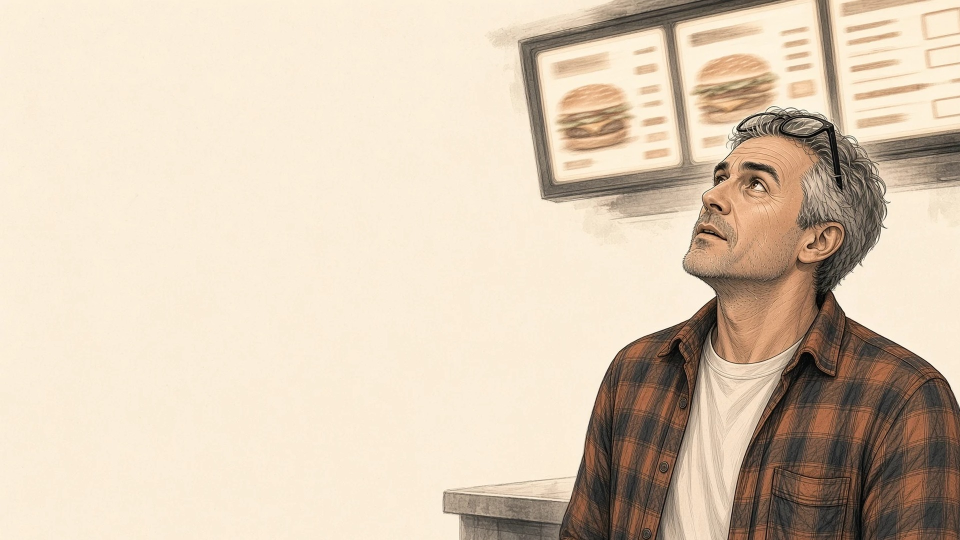
#> input picture fast-food-video/art/counter.jpg, 1920 x 1080 px (shown at 1/2 size)
$ python cut_sheet.py art/counter.jpg art/restaurant.jpg 5
#> lines starting #> are read from the running program, lines starting #| are printed output that depends on the picture; after the words box and inside, x2 and y2 are one past the last pixel; in counts of white or black regions, pixels touching at a corner belong together
#!/usr/bin/env python3
"""Cut a Grok character sheet on white into separate transparent PNGs.
usage: cut_sheet.py <image> <prefix> <cols> name1 name2 ...   (names row by row)"""
import sys
from PIL import Image
import numpy as np
from scipy import ndimage
src, prefix, cols, names = sys.argv[1], sys.argv[2], int(sys.argv[3]), sys.argv[4:]
im = Image.open(src).convert('RGB'); a = np.asarray(im).astype(int); white = a.min(axis=2) > 232
#> further down, im is the input picture: PIL image 1920x1080 RGB; mean R, G, B 218.2, 201.3, 180.8
#> after `white = a.min(axis=2) > 232`:
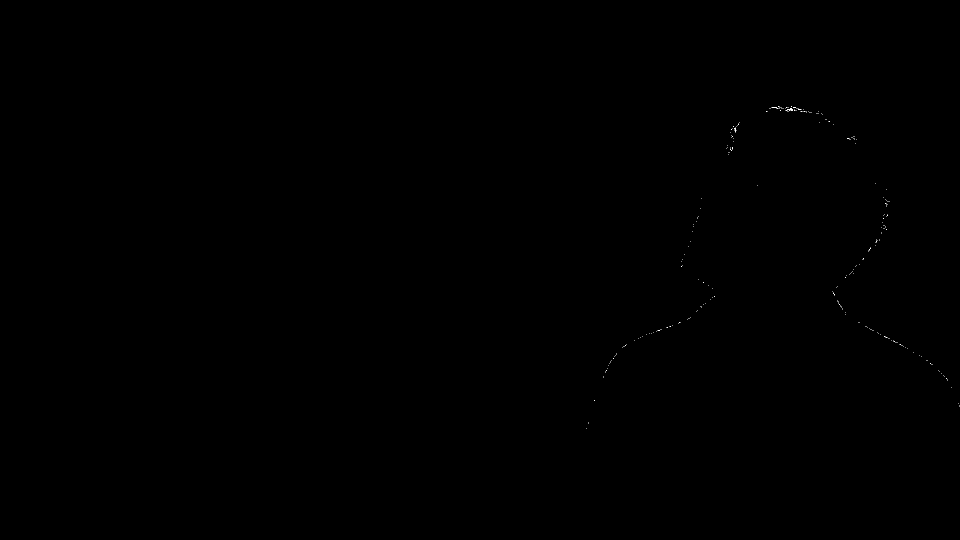
#> white: shape (1080, 1920) bool (shown at 1/2 size); 0.02% white in thin lines or dots, all inside (x1, y1, x2, y2) = (1172, 212, 1920, 857)
lab, n = ndimage.label(white)
#> lab: shape (1080, 1920) int32; 306 distinct labels, from 0 to 305
#> n = 305
edge = set(lab[0, :]) | set(lab[-1, :]) | set(lab[:, 0]) | set(lab[:, -1]); edge.discard(0)
#> after `edge = set(lab[0, :]) | set(lab[-1, :]) | set(lab[:, 0]) | set(lab[:, `: edge = 2 items
fg = ~np.isin(lab, list(edge)); fg[int(im.height * .935):, int(im.width * .9):] = False   # watermark corner
#> after `fg = ~np.isin(lab, list(edge))`:
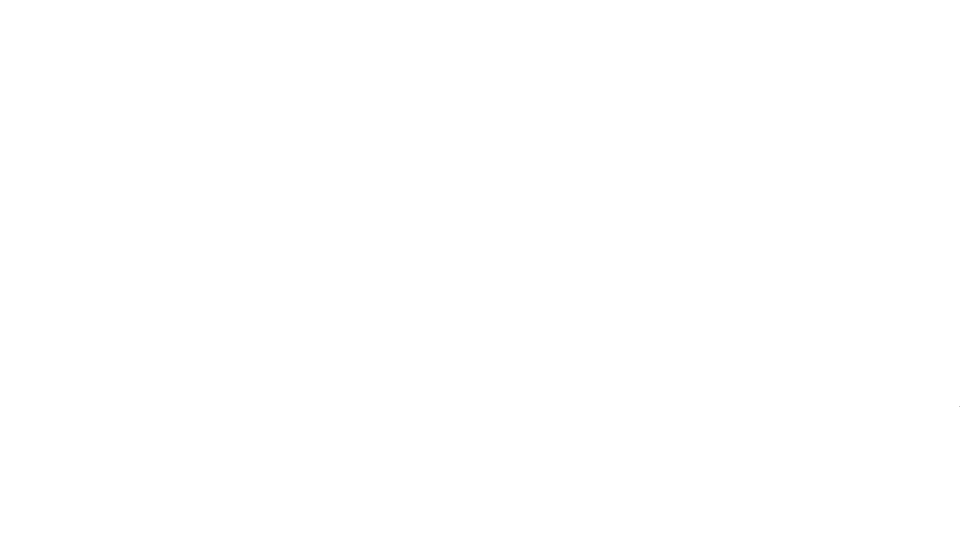
#> fg: shape (1080, 1920) bool (shown at 1/2 size); 100% white; black in thin lines or dots, all inside (x1, y1, x2, y2) = (1919, 813, 1920, 814)
#> after `fg[int(im.height * 0.935):, int(im.width * 0.9):] = False`:
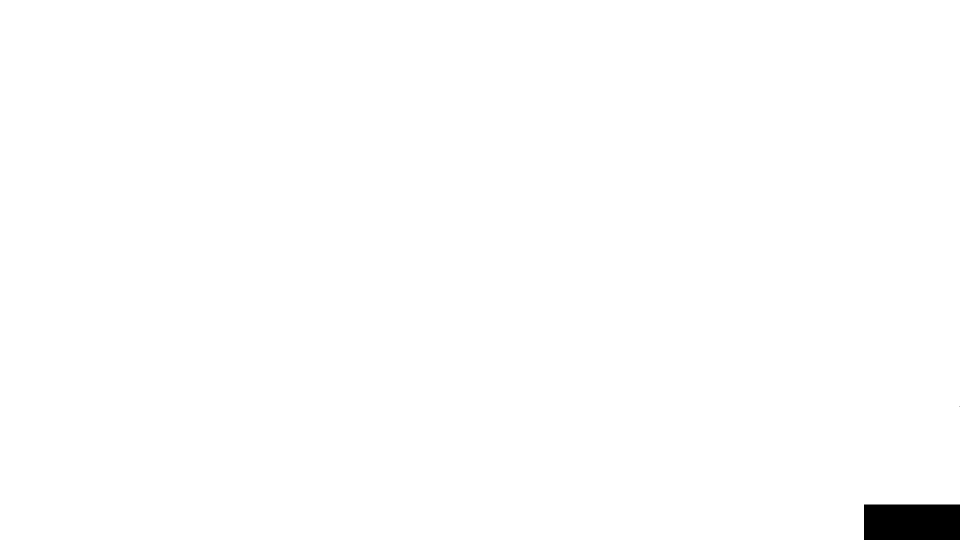
#> fg: shape (1080, 1920) bool (shown at 1/2 size); 99.3% white; 2 black regions (1 under 20 px), largest, box (x1, y1, x2, y2) and area: (1728, 1009, 1920, 1080) 13632
l2, n2 = ndimage.label(fg); sizes = ndimage.sum(fg, l2, range(1, n2 + 1)); objs = ndimage.find_objects(l2)
#> after `l2, n2 = ndimage.label(fg)`: n2 = 1
#> after `sizes = ndimage.sum(fg, l2, range(1, n2 + 1))`: sizes = [2059967]
#> after `objs = ndimage.find_objects(l2)`: objs = 1 item
rows = len(names) // cols
for i in range(n2):
    if sizes[i] < 8000: continue
    sl = objs[i]; cy = (sl[0].start + sl[0].stop) / 2; cx = (sl[1].start + sl[1].stop) / 2
#> (the run stopped early here; a loop or call above may not have finished)

$ run again, on fast-food-video/art/danny-eat.png
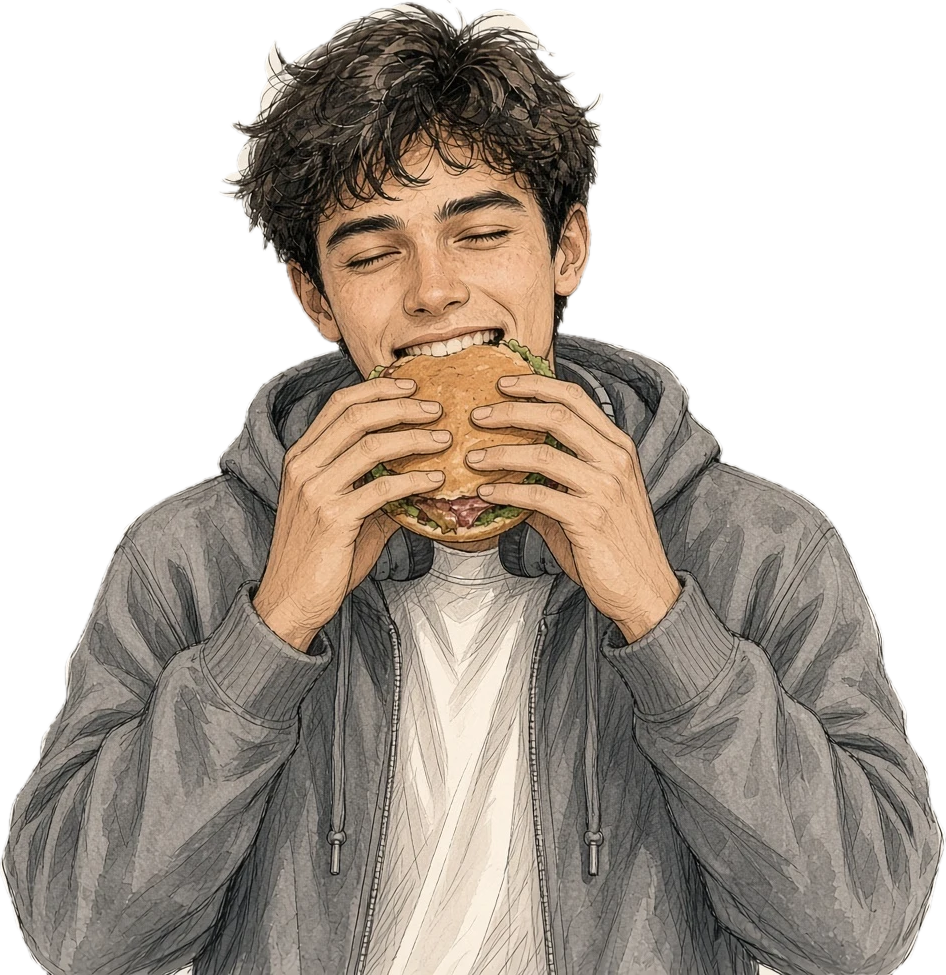
#> input picture fast-food-video/art/danny-eat.png, 946 x 975 px
#> `im = Image.open(src).convert('RGB')`:
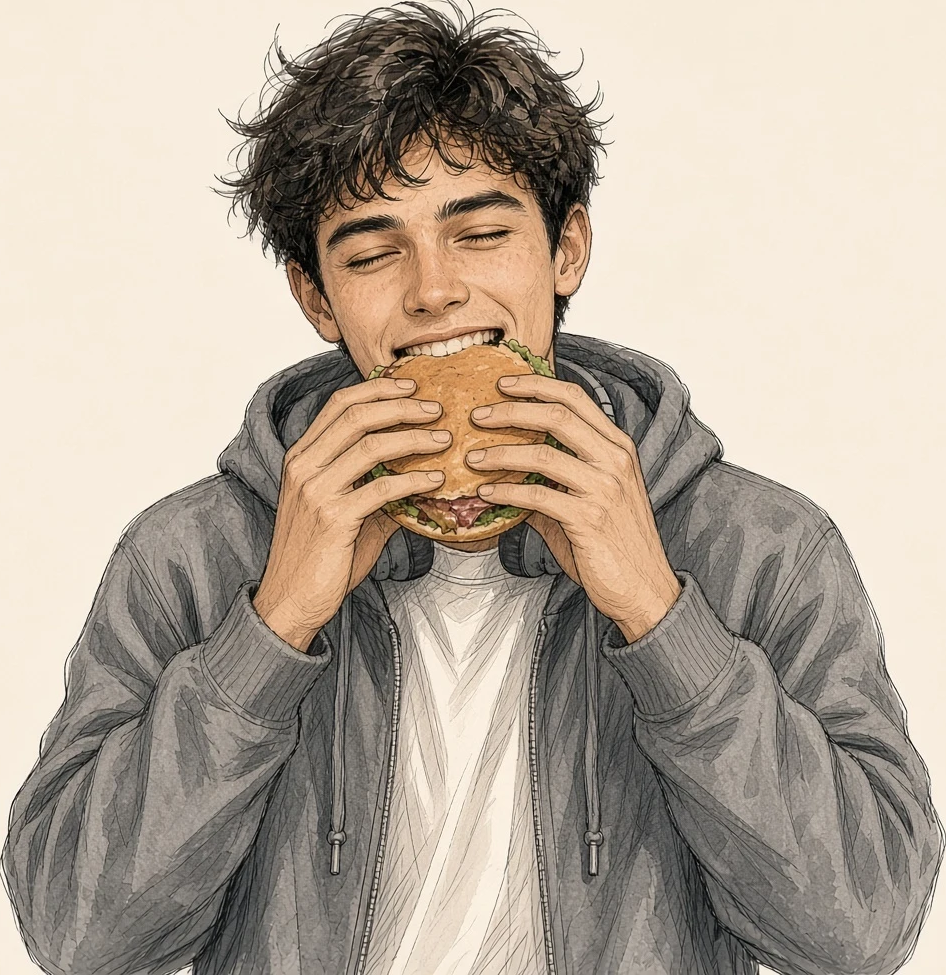
#> im: PIL image 946x975 RGB; mean R, G, B 180.7, 167.8, 153.4
#> `white = a.min(axis=2) > 232`:
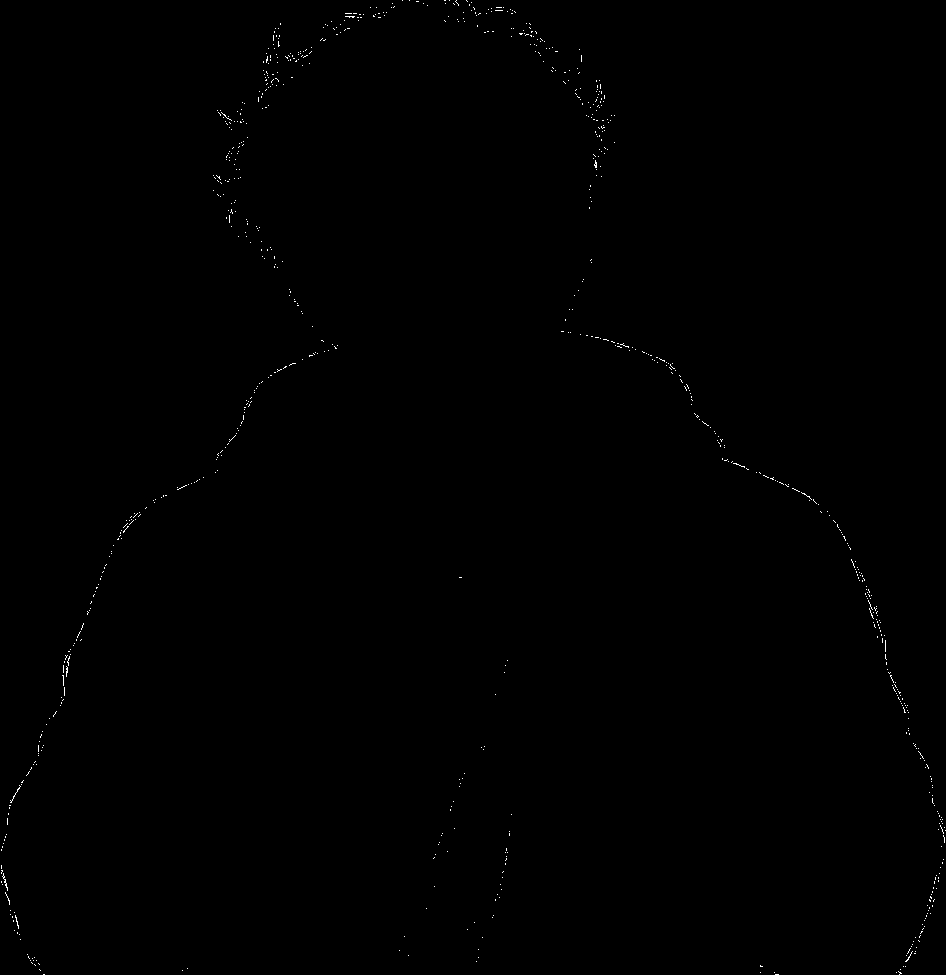
#> white: shape (975, 946) bool; 0.2% white in thin lines or dots
#> lab: shape (975, 946) int32; 1144 distinct labels, from 0 to 1143
#> n = 1143
#> edge = 11 items
#> fg: shape (975, 946) bool; 100% white; black in thin lines or dots
#> fg: shape (975, 946) bool; 99.3% white; 10 black regions (9 under 20 px), largest, box (x1, y1, x2, y2) and area: (851, 911, 946, 975) 6080
#> n2 = 1
#> sizes = [916256]
#> objs = 1 item

$ run again, on fast-food-video/art/danny-ref.png
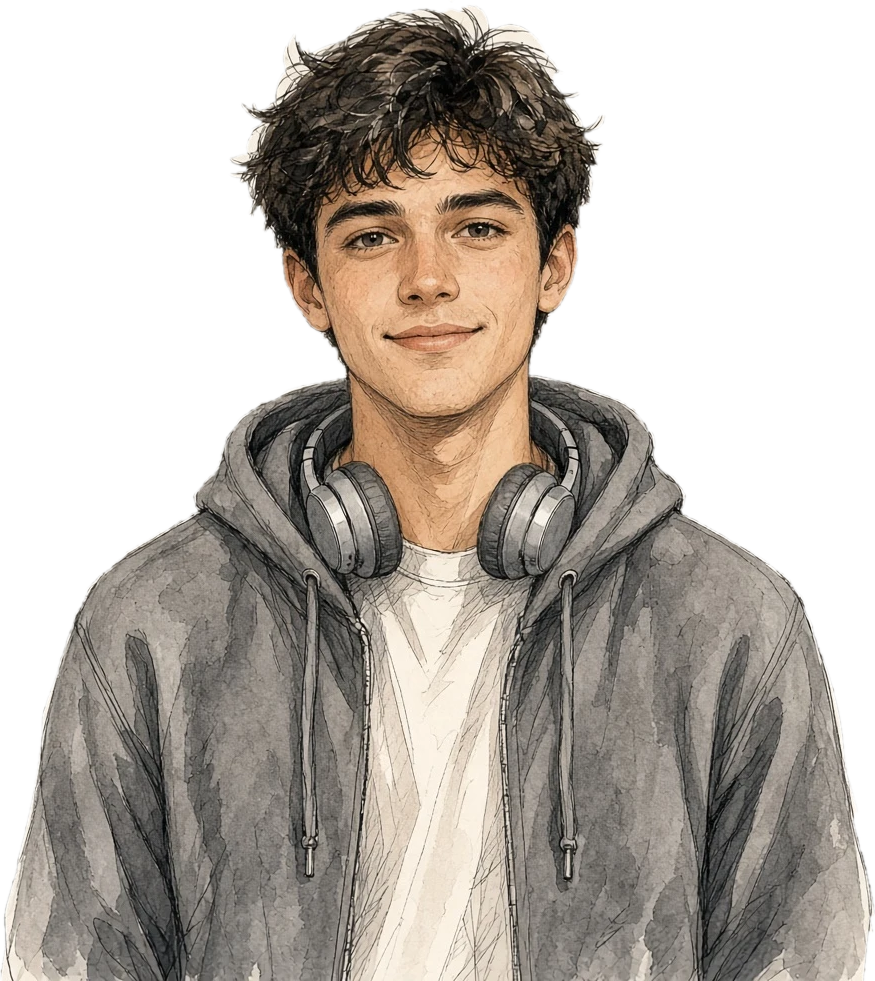
#> input picture fast-food-video/art/danny-ref.png, 875 x 981 px
#> `im = Image.open(src).convert('RGB')`:
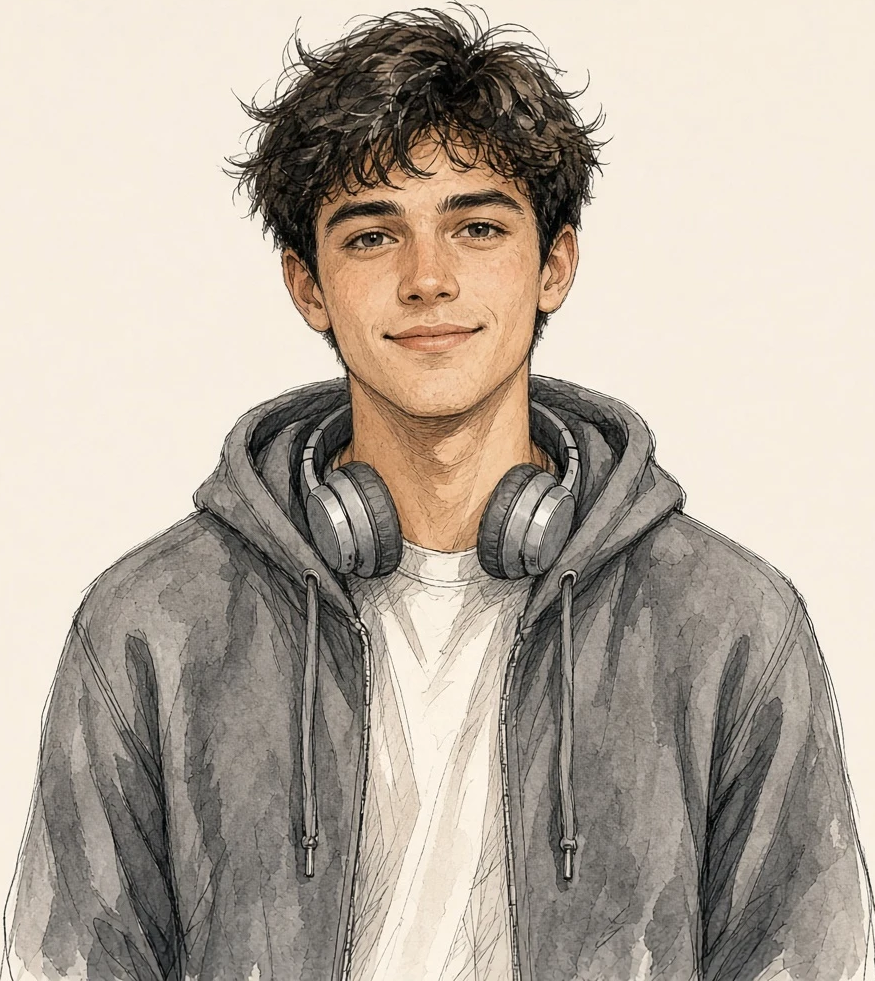
#> im: PIL image 875x981 RGB; mean R, G, B 182.3, 171.6, 159.3
#> `white = a.min(axis=2) > 232`:
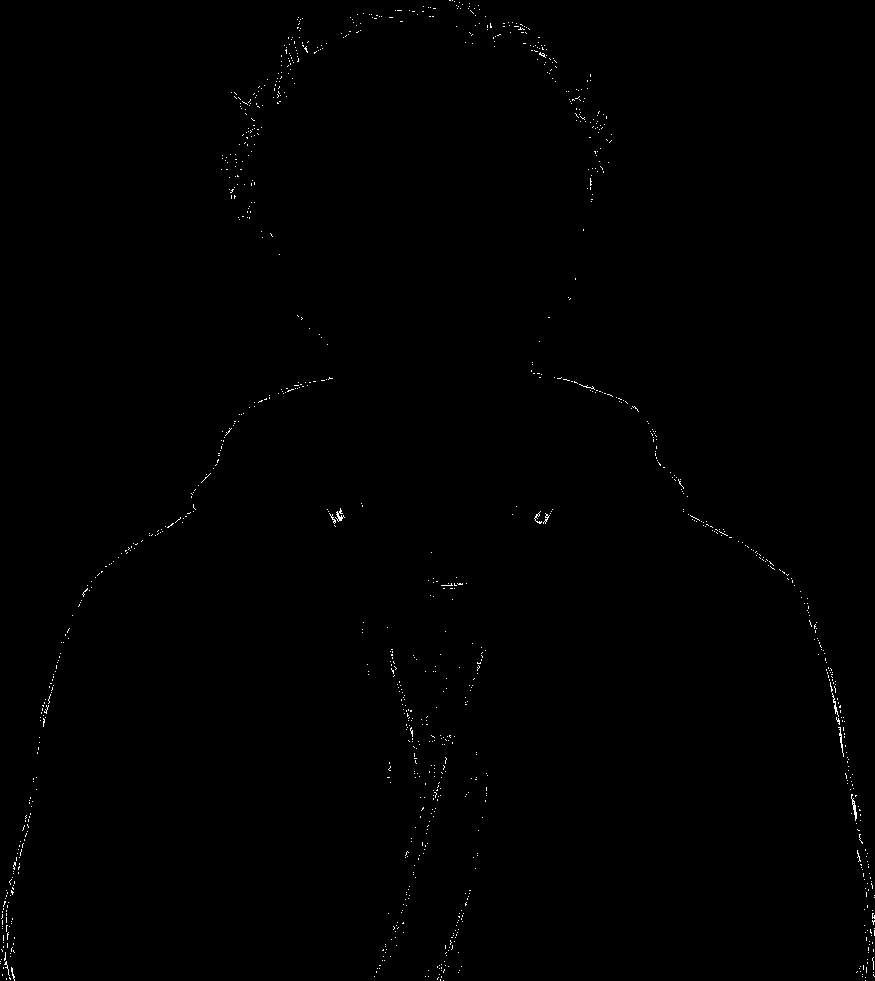
#> white: shape (981, 875) bool; 0.3% white in thin lines or dots
#> lab: shape (981, 875) int32; 1439 distinct labels, from 0 to 1438
#> n = 1438
#> edge = 16 items
#> fg: shape (981, 875) bool; 100% white; black in thin lines or dots
#> fg: shape (981, 875) bool; 99.3% white; 10 black regions (9 under 20 px), largest, box (x1, y1, x2, y2) and area: (787, 913, 875, 981) 5639
#> n2 = 1
#> sizes = [852724]
#> objs = 1 item

$ run again, on fast-food-video/art/danny-shrug.png
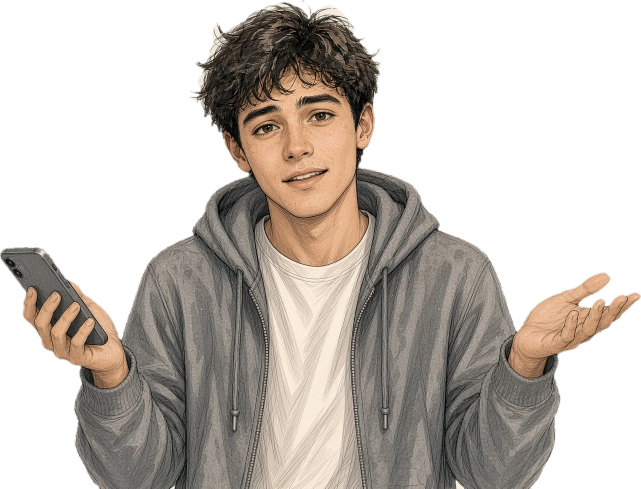
#> input picture fast-food-video/art/danny-shrug.png, 1282 x 977 px (shown at 1/2 size)
#> `im = Image.open(src).convert('RGB')`:
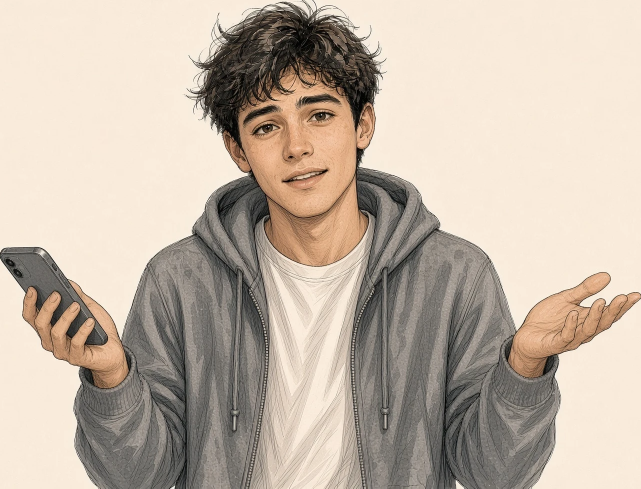
#> im: PIL image 1282x977 RGB (shown at 1/2 size); mean R, G, B 194.2, 180.5, 166.4
#> `white = a.min(axis=2) > 232`:
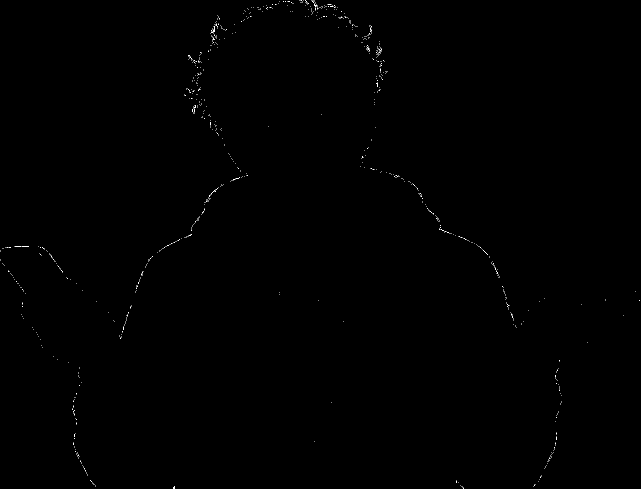
#> white: shape (977, 1282) bool (shown at 1/2 size); 0.13% white in thin lines or dots
#> lab: shape (977, 1282) int32; 1116 distinct labels, from 0 to 1115
#> n = 1115
#> edge = 8 items
#> fg: shape (977, 1282) bool; 100% white; black in thin lines or dots, all inside (x1, y1, x2, y2) = (0, 0, 928, 977)
#> fg: shape (977, 1282) bool; 99.3% white; 8 black regions (7 under 20 px), largest, box (x1, y1, x2, y2) and area: (1153, 913, 1282, 977) 8256
#> n2 = 1
#> sizes = [1244242]
#> objs = 1 item
